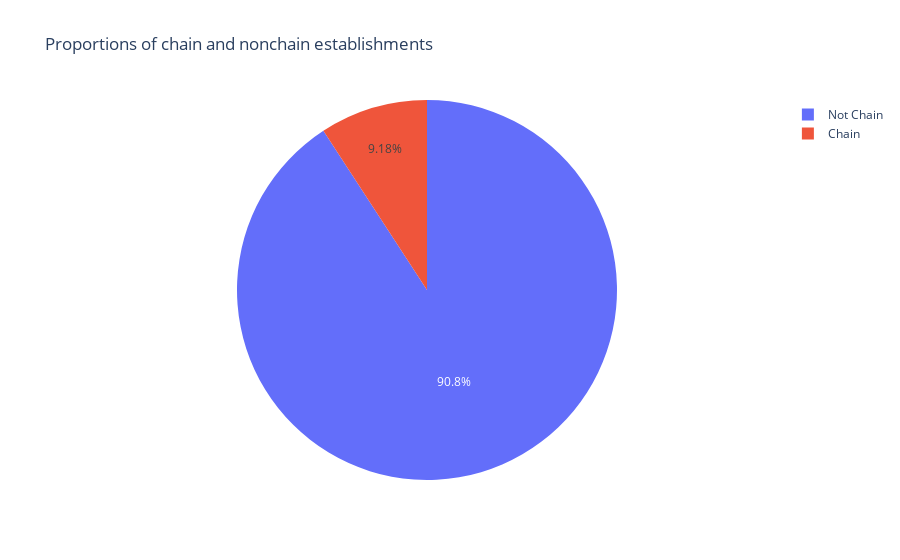

Notebook cell for this chart:
### Code cell
px.pie(rest_chain_or_not, values='id', names=['Not Chain','Chain'], title='Proportions of chain and nonchain establishments')

### Figure 1 — Plotly figure (JSON) as saved in the notebook; plotly's stock layout.template omitted (floating-point values rounded to 4 significant figures)
{"data": [{"domain": {"x": [0, 1], "y": [0, 1]}, "hovertemplate": "label=%{label}<br>id=%{value}<extra></extra>", "labels": ["Not Chain", "Chain"], "legendgroup": "", "name": "", "showlegend": true, "type": "pie", "values": [8765, 886]}], "layout": {"legend": {"tracegroupgap": 0}, "title": {"text": "Proportions of chain and nonchain establishments"}}}
